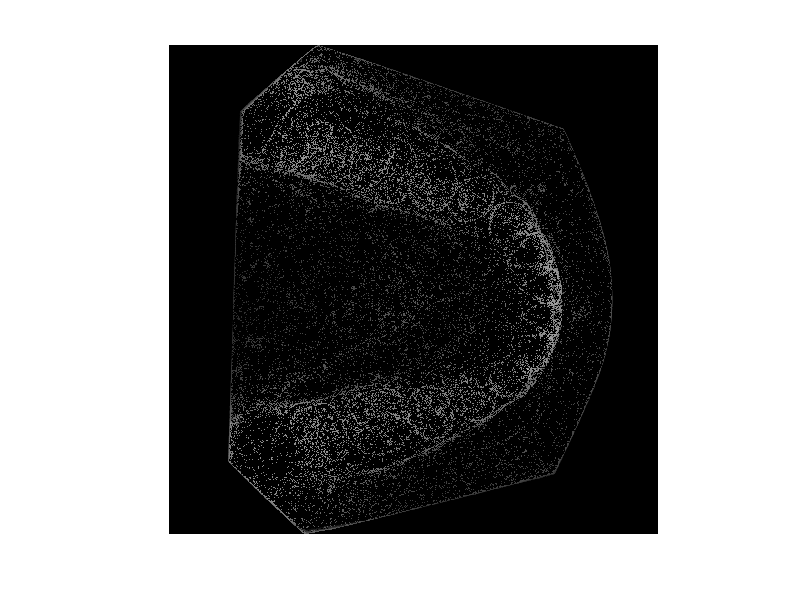

MATLAB code to generate this figure: (Note: this script raises an error after producing the figure.)
clc
close all
clear all

load('hn') ;   %rango
load('kn') ;   %elevacion
load('In');    %curvatura

tempIN=In;
temphn=hn;
tempKN=kn;

newimage(:,:,1)=In;
newimage(:,:,2)=hn;
newimage(:,:,3)=kn;

h=rgb2gray(newimage);
figure,imshow(h);

temphn(temphn<=0.75)=0;
temphn(temphn>=0.9)=0;
temphn=imbinarize(temphn,'global');

se90 = strel('line', 25, 90);
se0 = strel('line', 25, 0);

temphn = imdilate(temphn, [se90 se0]);
BWdfill = imfill(temphn, 'holes');
figure, imshow(BWdfill);

temphn=BWdfill.*(hn);
figure,imshow(temphn);

tempIn=BWdfill.*(In*20);
figure,imshow(tempIn);

tempKn=BWdfill.*(kn);
figure,imshow(tempKn);

tempIn=BWdfill.*(In*20);
figure,imshow(tempIn);


